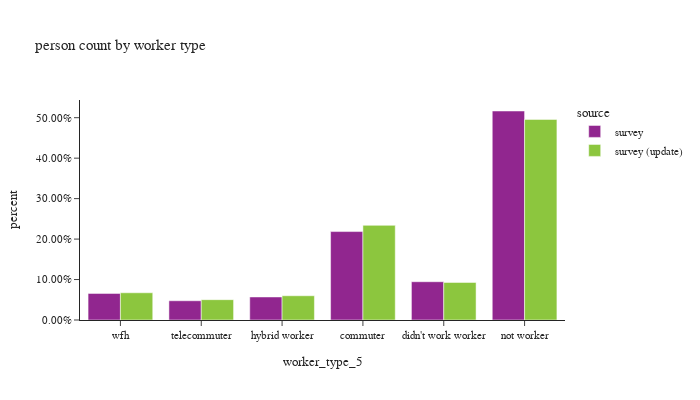

This figure's notebook cell:
### Code cell
# worker counts by worker type
df_worker_count = survey_person_day.groupby(['source','worker_type_5'])['pdexpfac'].agg(sample_count='size', pdexpfac='sum').reset_index()
df_worker_count['percent'] = df_worker_count.groupby(['source'], group_keys=False)['pdexpfac']. \
    apply(lambda x: x / float(x.sum()))

fig = px.bar(df_worker_count, x="worker_type_5", y="percent", color='source',
             barmode="group",hover_data=['sample_count','pdexpfac'],
             category_orders={'worker_type_5': ["wfh","telecommuter","hybrid worker","commuter","didn't work worker","not worker"]},
             title="person count by worker type")
fig.update_layout(height=400, width=700, font=dict(size=11),
                  yaxis_tickformat = '.2%')
fig.show()

### Figure 1 — Plotly figure (JSON) as saved in the notebook; plotly's stock layout.template omitted (floating-point values rounded to 4 significant figures)
{"data": [{"alignmentgroup": "True", "customdata": [[1249.0, 722800.0], [451.0, 313000.0], [399.0, 188300.0], [3077.0, 1708000.0], [562.0, 157300.0], [750.0, 217600.0]], "hovertemplate": "source=survey<br>worker_type_5=%{x}<br>percent=%{y}<br>sample_count=%{customdata[0]}<br>pdexpfac=%{customdata[1]}<extra></extra>", "legendgroup": "survey", "marker": {"color": "#91268F", "pattern": {"shape": ""}}, "name": "survey", "offsetgroup": "survey", "orientation": "v", "showlegend": true, "textposition": "auto", "type": "bar", "x": ["commuter", "didn't work worker", "hybrid worker", "not worker", "telecommuter", "wfh"], "xaxis": "x", "y": [0.2185, 0.09462, 0.05694, 0.5165, 0.04756, 0.06578], "yaxis": "y"}, {"alignmentgroup": "True", "customdata": [[1318.0, 739800.0], [477.0, 293700.0], [425.0, 189400.0], [3168.0, 1568000.0], [577.0, 158900.0], [769.0, 212700.0]], "hovertemplate": "source=survey (update)<br>worker_type_5=%{x}<br>percent=%{y}<br>sample_count=%{customdata[0]}<br>pdexpfac=%{customdata[1]}<extra></extra>", "legendgroup": "survey (update)", "marker": {"color": "#8CC63E", "pattern": {"shape": ""}}, "name": "survey (update)", "offsetgroup": "survey (update)", "orientation": "v", "showlegend": true, "textposition": "auto", "type": "bar", "x": ["commuter", "didn't work worker", "hybrid worker", "not worker", "telecommuter", "wfh"], "xaxis": "x", "y": [0.2339, 0.09287, 0.0599, 0.4958, 0.05025, 0.06727], "yaxis": "y"}], "layout": {"barmode": "group", "font": {"size": 11}, "height": 400, "legend": {"title": {"text": "source"}, "tracegroupgap": 0}, "title": {"text": "person count by worker type"}, "width": 700, "xaxis": {"anchor": "y", "categoryarray": ["wfh", "telecommuter", "hybrid worker", "commuter", "didn't work worker", "not worker"], "categoryorder": "array", "domain": [0.0, 1.0], "title": {"text": "worker_type_5"}}, "yaxis": {"anchor": "x", "domain": [0.0, 1.0], "tickformat": ".2%", "title": {"text": "percent"}}}}
